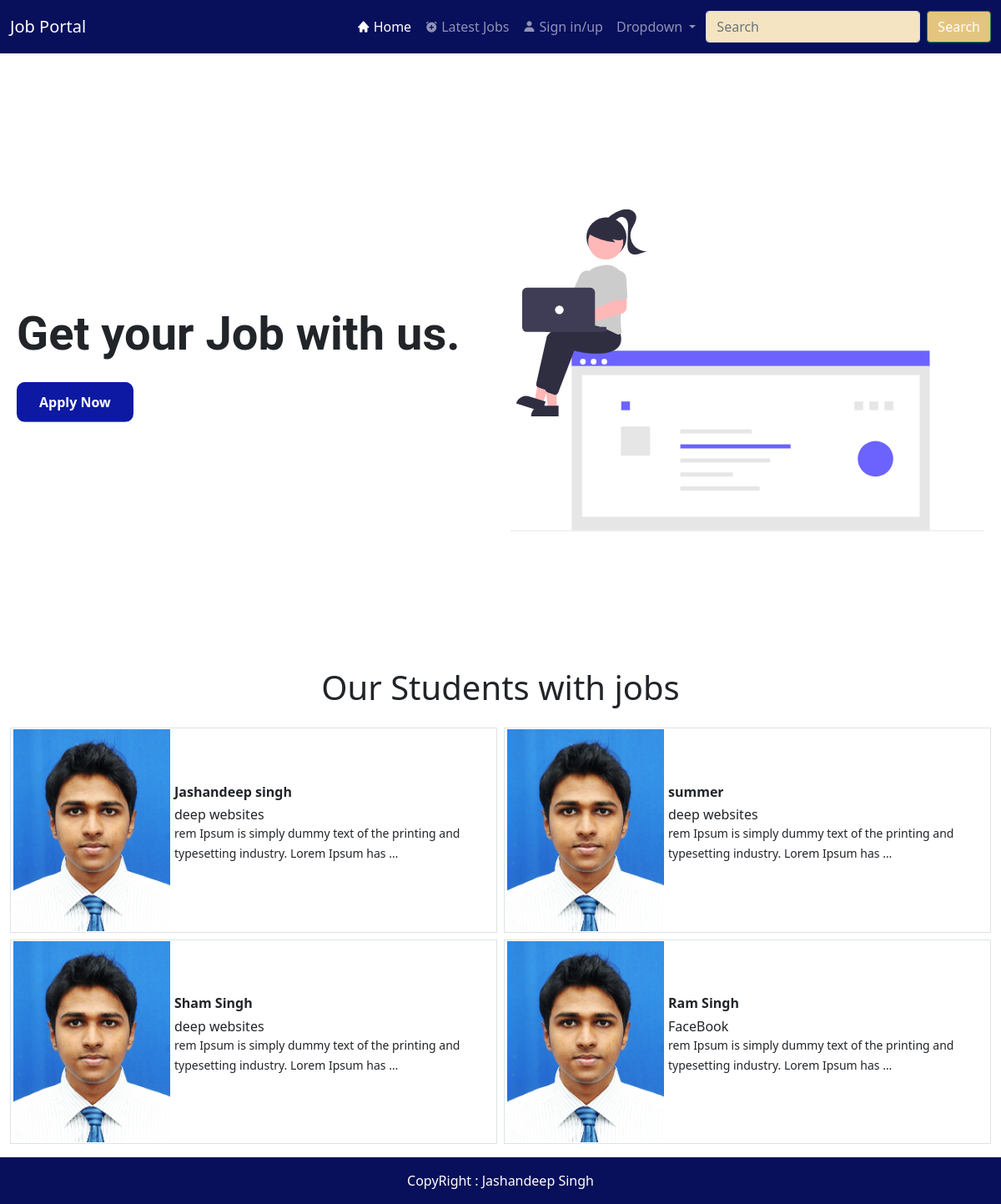
The page / on the database its author committed.
### job/models.py (models this page shows, shortened)
class Student_with_job(models.Model):
    id  = models.AutoField(primary_key=True)
    name  = models.CharField(max_length=50)
    slug  = models.SlugField(max_length=150, unique =True)
    description  = models.TextField()
    profile_photo  = models.ImageField(upload_to='students_with_job/profiles')
    company_name  = models.CharField(max_length=50)
    created_at  = models.DateTimeField(auto_now_add = True)
    class Meta:
        ordering = ['-created_at']

### core/views.py (the view)
# urls.py: path('', views.home , name="home"),
def home(request):
    students = Student_with_job.objects.all()[:4]
    context = {
        'students':students
    }
    return render(request, 'core/basic/home.html',context)

### core/templates/core/basic/home.html (shortened to what this page needs)
{% extends 'core/base.html' %}
{% load static %}
{% block content %}
<section id="main_banner">
    <div class="row mx-2">
        <div class="col-md-6 col-12 order-2 order-md-1 pt-4 d-flex justify-content-center flex-column">
            <h1>Get your Job with us.</h1>
            <div class="mt-3 mb-3">
                <button class="">Apply Now</button>
            </div>
        </div>
        <div class="col-md-6 col-12 order-1 order-md-2 pt-4 d-flex justify-content-center flex-column">
            <img src="{% static 'images/undraw_online_resume_re_ru7s.svg' %}" class="py-2 my-auto" alt="">
        </div>
    </div>
</section>
<section id="our_students_with_jobs" class="mb-3">
    <h1 class="text-center mb-4">Our Students with jobs</h1>
    <div class="row mx-2 gx-2 gy-2">
        {% for student in students %}
        <div class="col-md-6 col-12 ">
            <div class="row border mx-0 gx-1">
                <div class="col-md-4 col-4 d-flex justify-content-center flex-column">
                   <img src="{{student.profile_photo.url}}" alt="">
                </div>
                <div class="col-8 d-flex flex-column justify-content-center">
                    <h6><strong>{{student.name}}</strong></h6>
                    <h6 class="my-0">{{student.company_name}}</h6>
                    <p class="text-justify"><small>{{student.description|truncatechars:90}}</small></p>
                </div>
            </div>
        </div>
        {% endfor %}
    </div>
</section>
{% endblock content %}

### core/templates/core/base.html (shortened to what this page needs)
{% load static %}
<!doctype html>
<html lang="en">
  <head>
    <link href="https://cdn.jsdelivr.net/npm/bootstrap@5.1.0/dist/css/bootstrap.min.css" rel="stylesheet">
    <link href='https://unpkg.com/boxicons@2.0.9/css/boxicons.min.css' rel='stylesheet'>
    <link rel="stylesheet" href="{% static 'css/main.css' %}">
  </head>
  <body>
    <main>
    {% include 'core/components/navbar.html' %}
    {% block content %}{% endblock content %}
  </main>
    {% include "core/components/footer.html" %}
  </body>
</html>

### core/templates/core/components/navbar.html (shortened to what this page needs)
<nav class="navbar navbar-expand-md navbar-dark fixed-top">
    <div class="container-fluid">
        <a class="navbar-brand" href="{% url 'home' %}">Job Portal</a>
        <div class="collapse navbar-collapse" id="navbarSupportedContent">
            <ul class="navbar-nav ms-auto mb-2 mb-lg-0">
                <li class="nav-item">
                    <a
                        class="nav-link active d-flex align-items-center"
                        aria-current="page"
                        href="{% url 'home' %}"
                        ><i class="bx bxs-home me-1"></i> Home</a
                    >
                </li>
                <li class="nav-item">
                    <a
                        class="nav-link d-flex align-items-center"
                        href="{% url 'latest_jobs' %}"
                        ><i class="bx bxs-alarm-add me-1"></i> Latest Jobs</a
                    >
                </li>
                {% if user.is_authenticated %} {% else %}
                <li class="nav-item">
                    <a
                        class="nav-link d-flex align-items-center"
                        href="{% url 'login' %}"
                        ><i class="bx bxs-user me-1"></i> Sign in/up</a
                    >
                </li>
                {% endif %} {% if request.user.is_staff %}
                <li class="nav-item dropdown">
                    <a
                        class="nav-link dropdown-toggle"
                        href="#"
                        id="navbarDropdown"
                        role="button"
                        data-bs-toggle="dropdown"
                        aria-expanded="false"
                    >
                        Dropdown
                    </a>
                    <ul class="dropdown-menu" aria-labelledby="navbarDropdown">
                        <li>
                            <a
                                class="dropdown-item"
                                href="{% url 'posts_by_teacher' %}"
                                >My Posts</a
                            >
                        </li>
                        <li>
                            <a
                                class="dropdown-item"
                                href="{% url 'create_post' %}"
                                >Create Post</a
                            >
                        </li>
                        <li><hr class="dropdown-divider" /></li>
                        <li>
                            <a class="dropdown-item" href="#"
                                >Something else here</a
                            >
                        </li>
                    </ul>
                </li>
                {% else %}
                <li class="nav-item dropdown">
                    <a
                        class="nav-link dropdown-toggle"
                        href="#"
                        id="navbarDropdown"
                        role="button"
                        data-bs-toggle="dropdown"
                        aria-expanded="false"
                    >
                        Dropdown
                    </a>
                </li>
                {% endif %}
            </ul>
            <form class="d-flex ms-1">
                <input
                    class="form-control me-2"
                    type="search"
                    placeholder="Search"
                    aria-label="Search"
                />
                <button class="btn btn-outline-success" type="submit">
                    Search
                </button>
            </form>
        </div>
    </div>
</nav>

### core/templates/core/components/footer.html
<footer >
  <div class="py-3">
    <p class="my-0 text-center">CopyRight : Jashandeep Singh</p>
  </div>
</footer>

### static/css/main.css (style rules this page uses)
* { margin: 0; padding: 0; box-sizing: border-box; }
:root { --primary : #fff; --dark-blue : #080f5b; --light-skin : #f4e4c1; --dark-skin : #e4c580; --success-green : #15db95; --light-blue : #0d19a3; }
img { max-width: 100%; }
main { padding-top: 8vh; }
a { text-decoration: none; }
footer { background-color: var(--dark-blue); color: var(--primary); }
nav.navbar { background-color: var(--dark-blue); min-height: 8vh; }
nav.navbar form input { background-color: var(--light-skin) }
nav.navbar form button { background-color: var(--dark-skin); color: var(--primary); }
#main_banner { min-height: 92vh; position: relative; padding: 10px 0; }
#main_banner .row { position: absolute; top: 50%; transform: translateY(-50%); }
#main_banner h1 { font-family: 'Roboto', sans-serif; font-size: 56px; font-weight: bolder; }
#main_banner button { padding: 10px 25px; font-weight: bold; outline: none; background-color: var(--light-blue); color: var(--primary); border-radius: 10px; border: 2px solid transparent; transition: all .3s ease-in-out; }
#our_students_with_jobs img { padding: 1px; }

### rows shown on the page
Student_with_job: profile_photo (picture), name "Jashandeep singh", company_name "deep websites", description "rem Ipsum is simply dummy text of the printing and typesetting industry. Lorem Ipsum has …"
Student_with_job: profile_photo (picture), name "summer", company_name "deep websites", description "rem Ipsum is simply dummy text of the printing and typesetting industry. Lorem Ipsum has …"
Student_with_job: profile_photo (picture), name "Sham Singh", company_name "deep websites", description "rem Ipsum is simply dummy text of the printing and typesetting industry. Lorem Ipsum has …"
Student_with_job: profile_photo (picture), name "Ram Singh", company_name "FaceBook", description "rem Ipsum is simply dummy text of the printing and typesetting industry. Lorem Ipsum has …"
